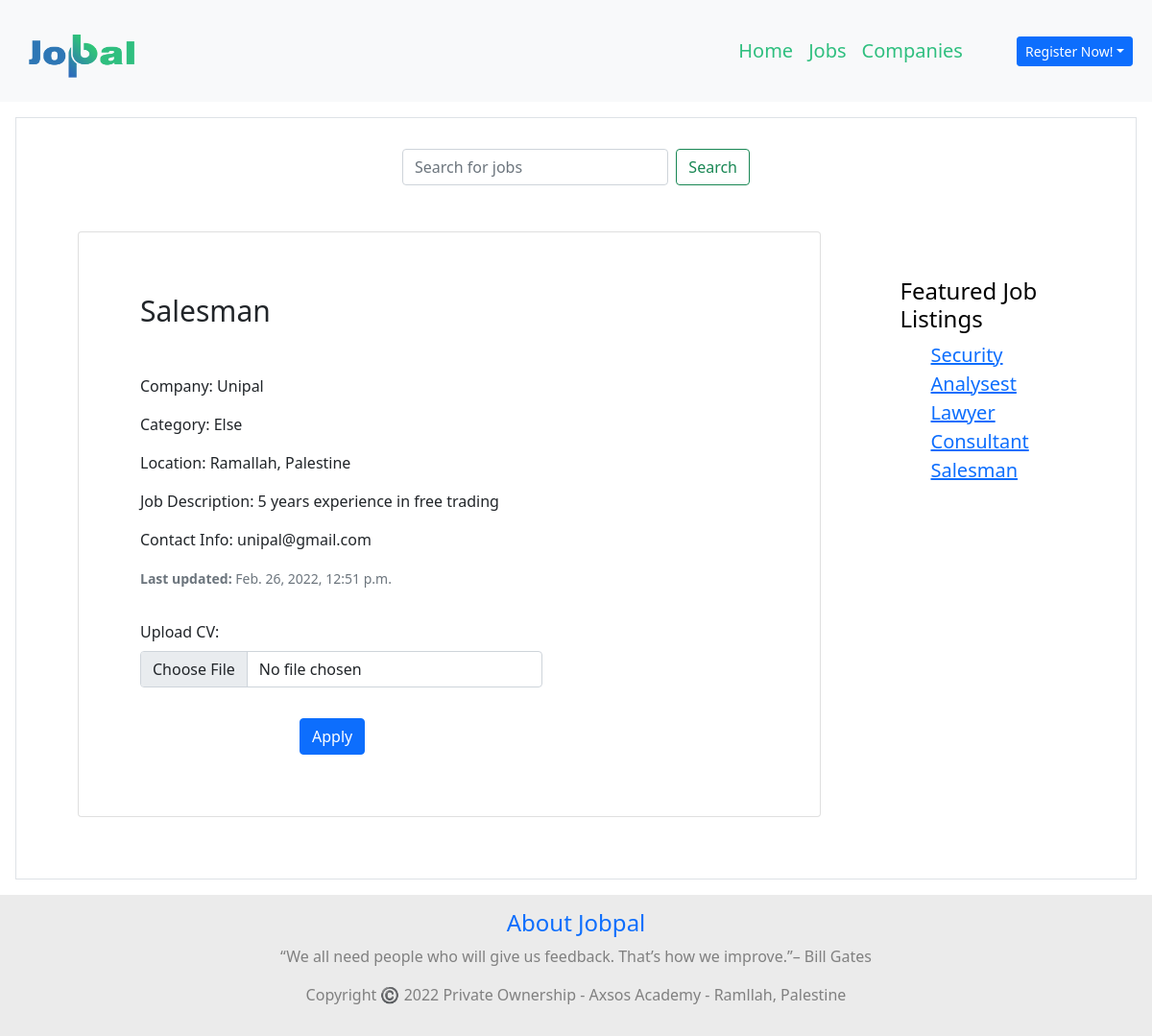
/jobs/3, run on the app's committed database.
### jobpal_app/models.py (models this page shows)
class Job(models.Model):
    title=models.CharField(max_length=90)
    desc=models.TextField()
    location=models.CharField(max_length=95)
    category=models.CharField(max_length=90)
    user_job = models.ManyToManyField(User, related_name="jobs")
    company_job=models.ForeignKey(Company, related_name="add_job", on_delete = models.CASCADE)
    created_at = models.DateTimeField(auto_now_add=True)
    updated_at = models.DateTimeField(auto_now=True)
    objects = JobManager()

### log_reg/models.py (models this page shows)
class Company(models.Model):
    company_name=models.CharField(max_length=90)
    location=models.CharField(max_length=90)
    desc=models.TextField()
    email=models.CharField(max_length=90)
    category=models.CharField(max_length=90)
    password=models.CharField(max_length=90)
    created_at = models.DateTimeField(auto_now_add=True)
    updated_at = models.DateTimeField(auto_now=True)
    objects = CompanyManager()

### jobpal_app/views.py (the view)
# urls.py: path('jobs/<int:job_id>', views.job_detail),
def job_detail(request, job_id):
    this_job = Job.objects.get(id = job_id)
    all_jobs = Job.objects.all()
    context = {
        "job": this_job,
        "jobs": all_jobs
    }
    return render (request, 'job_detail.html', context)

### jobpal_app/templates/Job_detail.html (shortened to what this page needs)
<!DOCTYPE html>
<html lang="en">
<head>
    {% load static %}
    <link href="https://cdn.jsdelivr.net/npm/bootstrap@5.1.3/dist/css/bootstrap.min.css" rel="stylesheet"
 />
</head>
<body>
    <nav class="navbar navbar-expand-lg navbar-light bg-light p-2">
        <div class="container-fluid">
            <a class="navbar-brand me-5" href="/"><img
                    src="{% static 'img\Untitled-1 copy.png' %}"
                    alt="logo" style="width: 130px; height: 80px;"></a>
            <div class="collapse navbar-collapse justify-content-end" id="navbarNav">
                <ul class="navbar-nav">
                    <li class="nav-item">
                        <a class="nav-link active" aria-current="page" href="/"
                            style="color: #2FBF7F; font-size: 20px;">Home</a>
                    </li>
                    <li class="nav-item">
                        <a class="nav-link" href="/jobs" style="color: #2FBF7F; font-size: 20px;">Jobs</a>
                    </li>
                    <li class="nav-item">
                        <a class="nav-link" href="/companies" style="color: #2FBF7F; font-size: 20px;">Companies</a>
                    </li>
                </ul>
            </div>
                <div class="dropdown">
                {% if request.session.user_id or request.session.company_id %}
                    <a class="btn btn-primary  btn-sm ms-5 " href="/logout" role="button" id="dropdownMenuLink"
                     aria-expanded="false">
                   Logout</a>
                {% else %}
                    <a class="btn btn-primary dropdown-toggle btn-sm ms-5 " href="#" role="button" id="dropdownMenuLink"
                    data-bs-toggle="dropdown" aria-expanded="false">
                    Register Now!</a>
                {% endif %}
            </div>
        </div>
    </nav>
    <div class="container-lg-fluid m-3 p-3 border">
        <div class="row justify-content-center">
            <div class="col-4">
                <form class="d-flex mt-3" action="search">
					<input class="form-control me-2" name="search_bar" type="search" placeholder="Search for jobs" id="jobs" aria-label="Search">
					<button class="btn btn-outline-success" type="submit">Search</button>
				</form>
            </div>
        </div>
        <div class="row">
            <div class="col-9">
                <div class="card m-5 col-11">
                    <div class="row p-5 g-0">
                        <div class="col-md-8">
                            <form action="{{job.id}}/apply" method="post">
                                <div class="card-body">
                                    <h5 class="card-title mb-5" style="font-size: 30px;">{{job.title}}</h5>
                                    <p class="card-text">Company: {{job.company_job.company_name}}</p>
                                    <p class="card-text">Category: {{job.category}}</p>
                                    <p class="card-text">Location: {{job.location}}</p>
                                    <p class="card-text">Job Description: {{job.desc}} </p>
                                    <p class="card-text">Contact Info: {{job.company_job.email}}</p>
                                    <p class="card-text"><small class="text-muted"><strong>Last updated:</strong> {{job.updated_at}}</small></p>
                                    <div class="mb-3">
                                        <label for="formFile" class="form-label mt-3">Upload CV:</label>
                                        <input class="form-control" type="file" id="formFile">
                                    </div>
                                    <div class="row justify-content-around">
                                        <div class="col-3"><button type="submit" class="btn btn-primary mt-3 text-center">Apply</button></div>
                                    </div>
                                </div>
                            </form>
                        </div>
                    </div>
                </div>
            </div>
            <div class="col-3 p-5">
                <h4 class="mt-5 pe-4" ><a href="" style="text-decoration: none; color: black;">Featured Job Listings</a></h4>
                <ul style="font-size: 20px; list-style: none;">
                    {% for job in jobs%}
                        <li><a href="{{job.id}}">{{job.title}}</a></li>
                    {% endfor %}
                </ul>
            </div>
        </div>
    </div>
    <footer style="background-color:#ebebeb;padding: 15px;text-align: center;">
        <h4><a href="#" style="text-decoration: none;">About Jobpal</a></h4>
        <p style="color: gray;">“We all need people who will give us feedback. That’s how we improve.”– Bill Gates</p>
        <p style="color: gray;">Copyright ©️ 2022 Private Ownership - Axsos Academy - Ramllah, Palestine</p>
      </footer >
</body>
</html>

### data on the page
Job: title "Salesman", company_job.company_name "Unipal", category "Else", location "Ramallah, Palestine", desc "5 years experience in free trading", company_job.email "unipal@gmail.com", updated_at "Feb. 26, 2022, 12:51 p.m."
Job: title "Security Analysest"
Job: title "Lawyer Consultant"
